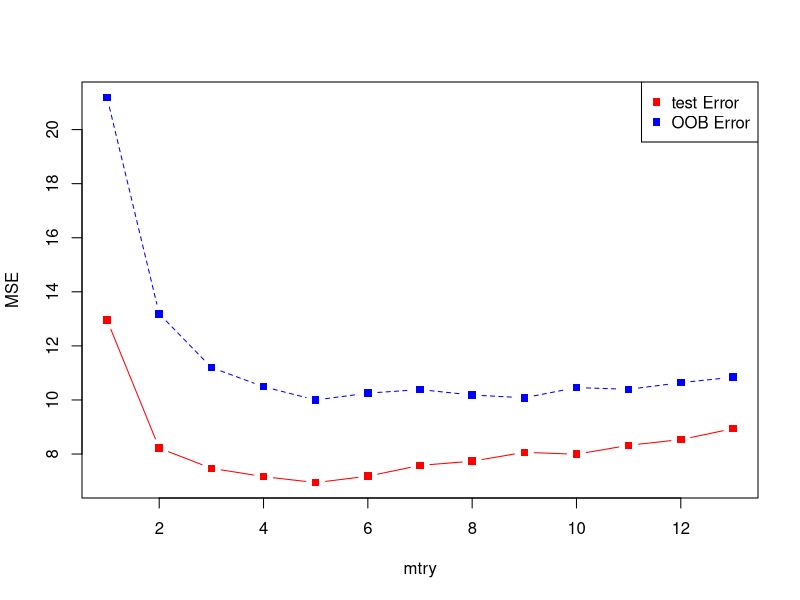

The R source for this figure:
## ---- chunk 1
knitr::opts_chunk$set(echo = TRUE)
## ---- chunk 2
### Load the data
library(randomForest); library(MASS)
data(Boston)
index <- sample(nrow(Boston),nrow(Boston)*0.90)
boston.train <- Boston[index,]
boston.test <- Boston[-index,]

### Random Forest
boston.rf<- randomForest(medv~., data = boston.train, importance=TRUE)
# boston.rf
# boston.rf$importance
# plot(boston.rf$mse, type='l', col=2, lwd=2, xlab = "ntree", ylab = "OOB Error")

#prediction on testing
boston.rf.pred<- predict(boston.rf, boston.test)
# mean((boston.test$medv-boston.rf.pred)^2)

# OOB error with mtry
oob.err<- rep(0, 13)
test.err<- rep(0, 13)
for(i in 1:13){
  fit<- randomForest(medv~., data = boston.train, mtry=i)
  oob.err[i]<- fit$mse[500]
  test.err[i]<- mean((boston.test$medv-predict(fit, boston.test))^2)
  cat(i, " ")
}
matplot(cbind(test.err, oob.err), pch=15, col = c("red", "blue"), type = "b", ylab = "MSE", xlab = "mtry")
legend("topright", legend = c("test Error", "OOB Error"), pch = 15, col = c("red", "blue"))
